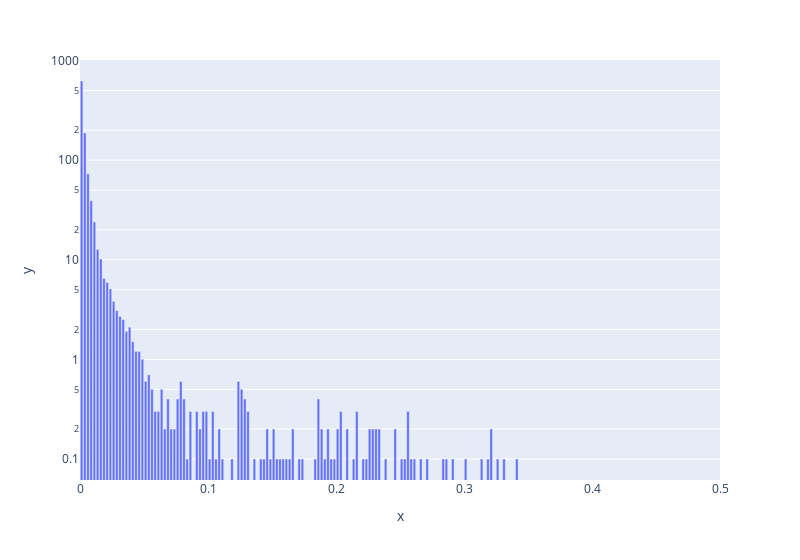

The notebook cell this image was saved under:
### Code cell
# make a histogram
sliced_jacs = torch.stack(sliced_jacs_list).flatten().abs()
# calculate histogram, values in the bins by the number of jacobians
hist = torch.histc(sliced_jacs, bins=200, min=0, max=0.5).cpu() / len(sliced_jacs_list)
bins = torch.linspace(0, 0.5, 201)
x = [(bins[i] + bins[i+1]) / 2 for i in range(len(bins) - 1)]
px.bar(x=x, y=hist, width=800, log_y=True).show()

for idx, bin in enumerate(bins[:20]):
    if idx == 0:
        continue
    print(f"There are {sum(hist[idx:]):.1f} values and above {bin:.3f}.")

### Figure 1 — Plotly figure (JSON) as saved in the notebook; plotly's stock layout.template omitted (floating-point values rounded to 4 significant figures; data arrays with more than 128 entries replaced by an {"elided": "..."} marker saying what was removed)
{"data": [{"alignmentgroup": "True", "hovertemplate": "x=%{x}<br>y=%{y}<extra></extra>", "legendgroup": "", "marker": {"color": "#636efa", "pattern": {"shape": ""}}, "name": "", "offsetgroup": "", "orientation": "v", "showlegend": false, "textposition": "auto", "type": "bar", "x": {"elided": "200 float values"}, "xaxis": "x", "y": {"elided": "200 float values"}, "yaxis": "y"}], "layout": {"barmode": "relative", "legend": {"tracegroupgap": 0}, "margin": {"t": 60}, "width": 800, "xaxis": {"anchor": "y", "domain": [0, 1], "title": {"text": "x"}}, "yaxis": {"anchor": "x", "domain": [0, 1], "title": {"text": "y"}, "type": "log"}}}
